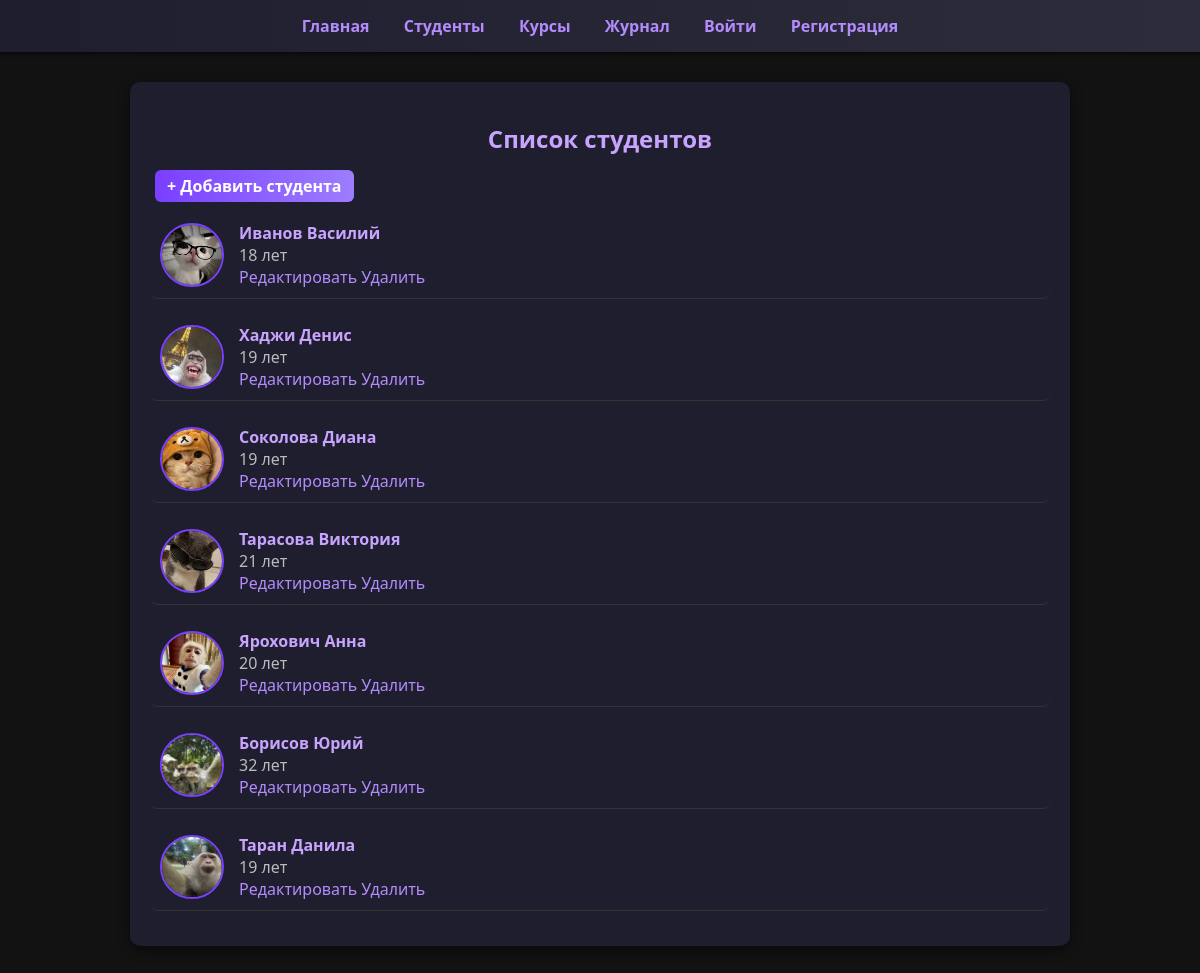
The app's page /students/, older data.
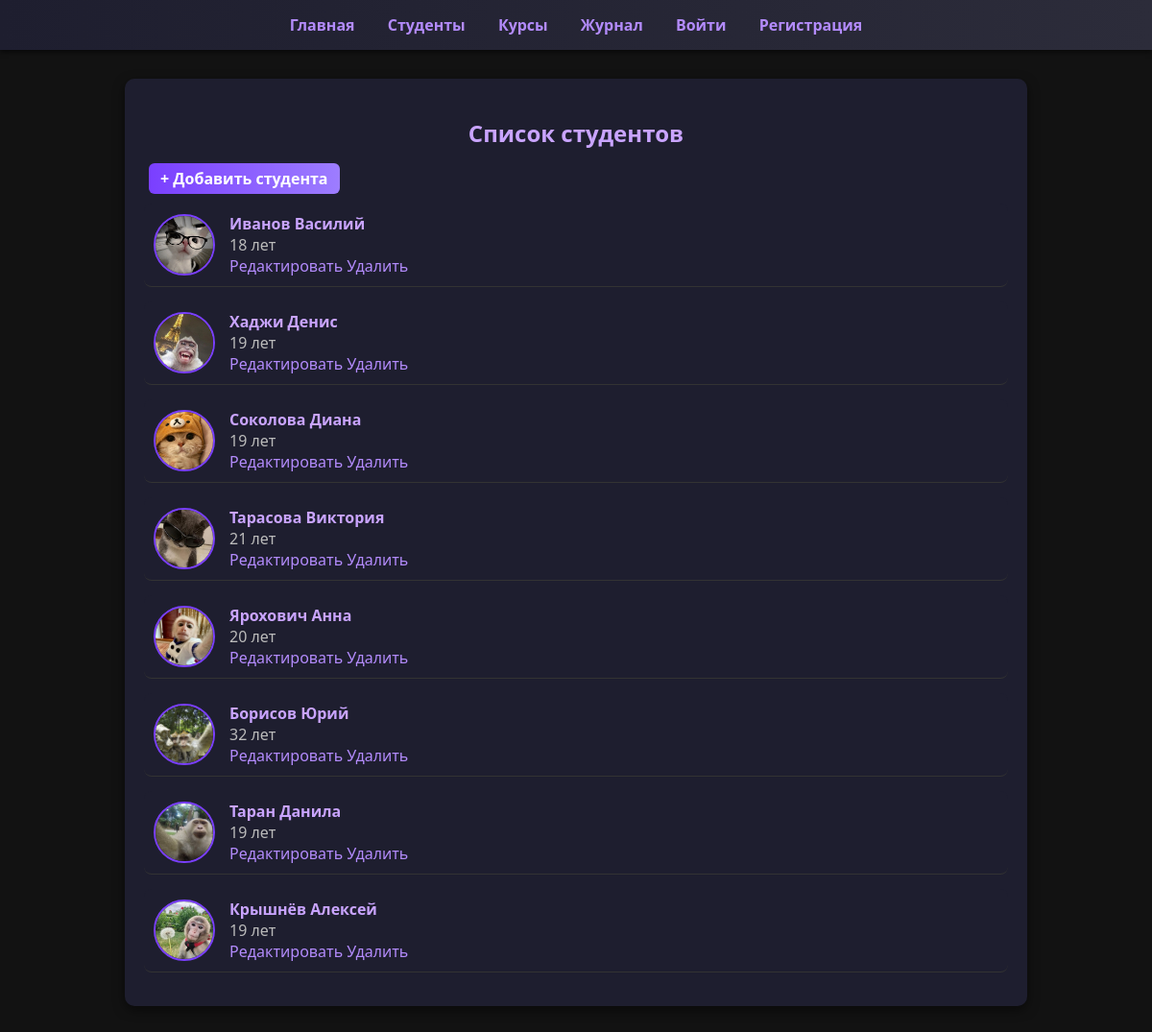
The same page, newer data.
### main/models.py (models this page shows, shortened)
class Student(models.Model):
    name = models.CharField(max_length=30, verbose_name="Имя")
    surname = models.CharField(max_length=30, verbose_name="Фамилия")
    age = models.SmallIntegerField(
        validators=[MinValueValidator(18), MaxValueValidator(100)],
        verbose_name="Возраст"
    )
    sex = models.CharField(
        max_length=10,
        choices=[('m', 'Мужчина'), ('f', 'Женщина')],
        verbose_name="Пол"
    )
    active = models.BooleanField(default=True, verbose_name="Активный")
    photo = models.ImageField(
        upload_to = 'students/',
        blank = True,
        null = True,
        verbose_name="Фото"
    )
    course = models.ManyToManyField("Course", blank=True, verbose_name="Курсы")

### main/views.py (the view)
# urls.py: path("students/", views.students, name="students"),
def students(request):
    students = Student.objects.all()
    return render(request, "students/students_list.html", {"students": students})

### templates/students/students_list.html (shortened to what this page needs)
{% extends "base.html" %}
{% block content %}
<h2>Список студентов</h2>
<a href="{% url 'main:student_add' %}" class="btn"> + Добавить студента</a>
<ul style="list-style:none; padding:0;">
{% for s in students %}
    <li style="display:flex;
                align-items:center;
                margin-bottom:15px;
                background:#1e1e2f;
                padding:10px;
                border-radius:8px;">
        {% if s.photo %}
            <img src="{{ s.photo.url }}" alt="Фото {{ s.name }}"
                 style="width:60px;
                 height:60px;
                 object-fit:cover;
                 border-radius:50%;
                 margin-right:15px;
                 border:2px solid #7a3fff;">
        {% endif %}
        <div>
            <a href="{% url 'main:student_detail' s.pk %}" style="font-weight:bold; color:#c9a4ff;">
                {{ s.surname }} {{ s.name }}
            </a><br>
            <span style="color:#bbb;">{{ s.age }} лет</span>
           <br> <a href="{% url 'main:student_edit' s.pk %}" >Редактировать</a>
            <a href="{% url 'main:student_delete' s.pk %}" >Удалить</a>
        </div>
    </li>
{% empty %}
    <li>Нет студентов</li>
{% endfor %}
</ul>
{% endblock %}

### templates/base.html (shortened to what this page needs)
<!DOCTYPE html>
<html lang="ru">
<head>
    {% load static %}
    <link rel="stylesheet" href="{% static 'css/style.css' %}">
</head>
<body>
<nav>
    <a href="{% url 'main:home' %}">Главная</a>
    <a href="{% url 'main:students' %}">Студенты</a>
    <a href="{% url 'main:courses' %}">Курсы</a>
    <a href="{% url 'main:journal' %}">Журнал</a>
{% if user.is_authenticated %}
    <a href="/admin/">Админка</a>
    <form method="post" action="{% url 'logout' %}" style="display:inline;">
        {% csrf_token %}
        <button type="submit" style="background:none; border:none; color:#b38bfc; cursor:pointer;">
            Выйти ({{ user.username }})
        </button>
    </form>
{% else %}
    <a href="{% url 'login' %}">Войти</a>
    <a href="{% url 'main:register' %}">Регистрация</a>
{% endif %}
</nav>
<div class="container">
    {% block content %}{% endblock %}
</div>
</body>
</html>

### static/css/style.css (style rules this page uses)
body { margin: 0; font-family: 'Segoe UI', Tahoma, sans-serif; background-color: #121212; color: #e0e0e0; }
nav { background: linear-gradient(90deg, #1e1e2f, #2c2c3a); padding: 15px; text-align: center; box-shadow: 0 2px 5px rgba(0,0,0,0.6); }
nav a { color: #b38bfc; text-decoration: none; margin: 0 15px; font-weight: bold; transition: color 0.3s ease; }
h1, h2, h3 { color: #c9a4ff; text-align: center; }
.container { max-width: 900px; margin: 30px auto; background-color: #1e1e2f; padding: 20px; border-radius: 10px; box-shadow: 0 4px 12px rgba(0,0,0,0.5); }
ul, table { width: 100%; padding: 0; margin: 15px 0; }
ul li { list-style: none; padding: 10px; border-bottom: 1px solid #333; transition: background 0.3s ease; }
a { color: #b38bfc; text-decoration: none; }
.btn { background: linear-gradient(90deg, #7a3fff, #9d7dff); color: white; padding: 5px 12px; border-radius: 6px; text-decoration: none; font-weight: bold; margin-left: 5px; }

Row changes from the older to the newer data that the page shows:
added Student: photo (picture), surname "Крышнёв", name "Алексей", age "19"
